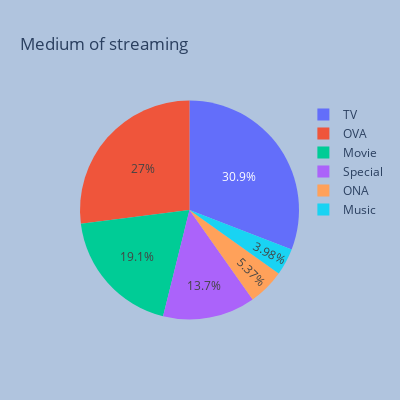

The cell this chart's notebook holds for it:
### Markdown cell above
Most of the Anime seems to have been rated between 4 to 8. Also a large amount

### Code cell
fig = px.pie(anime, values=anime.type.value_counts().values, names=anime.type.value_counts().index, title='Medium of streaming',width=400, height=400)
fig.update_layout(
    paper_bgcolor="LightSteelBlue",
)

fig.show()

### Figure 1 — Plotly figure (JSON) as saved in the notebook; plotly's stock layout.template omitted (floating-point values rounded to 4 significant figures)
{"data": [{"domain": {"x": [0, 1], "y": [0, 1]}, "hovertemplate": "label=%{label}<br>value=%{value}<extra></extra>", "labels": ["TV", "OVA", "Movie", "Special", "ONA", "Music"], "legendgroup": "", "name": "", "showlegend": true, "type": "pie", "values": [3787, 3311, 2348, 1676, 659, 488]}], "layout": {"height": 400, "legend": {"tracegroupgap": 0}, "paper_bgcolor": "LightSteelBlue", "title": {"text": "Medium of streaming"}, "width": 400}}
